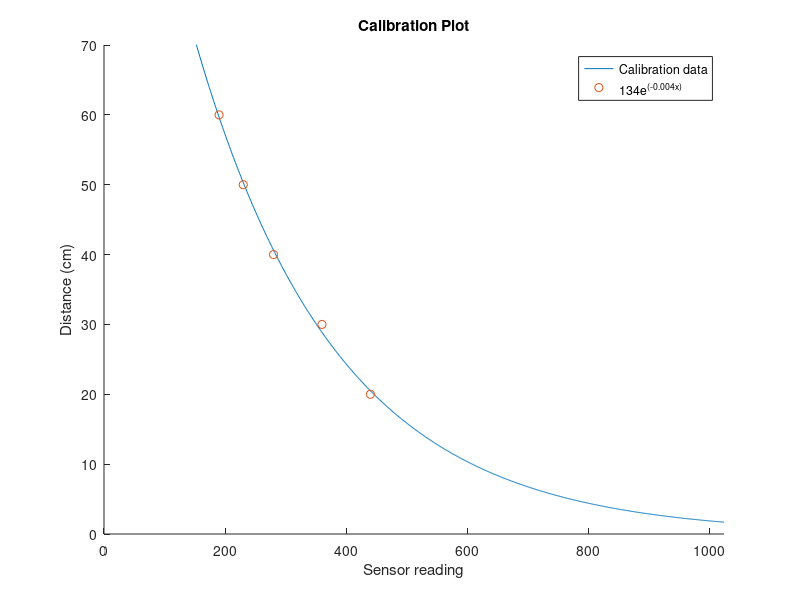
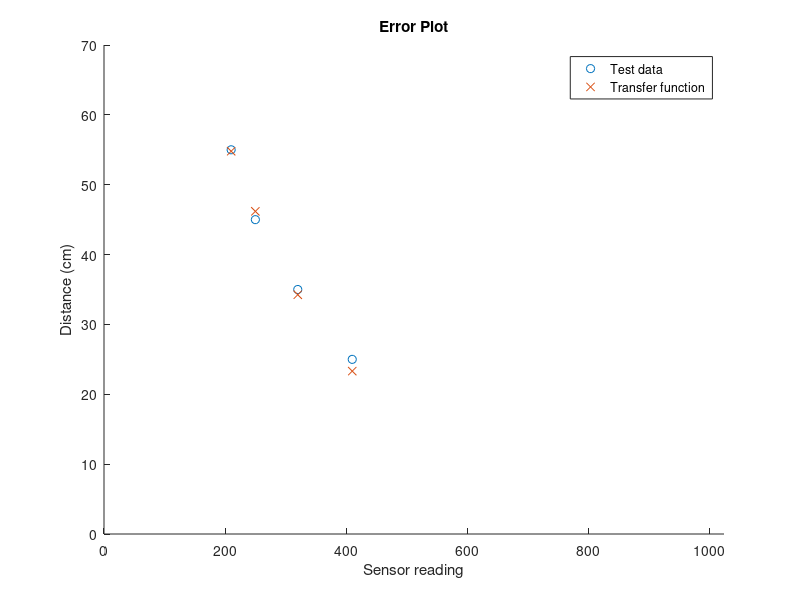

These figures' MATLAB source, in order:
a = 134.391;
b = -0.00427218;
t = @(x) a * exp(b * x);

figure
hold on

cal = [440 20 ; 360 30 ; 280 40 ; 230 50 ; 190 60];
xs = 0:1024;
ys = t(xs);

plot(xs, ys)
plot(cal(:,1), cal(:,2), 'o')

hold off
xlim([0 1024])
ylim([0 70])
xlabel('Sensor reading')
ylabel('Distance (cm)')
legend({'Calibration data', '134e^(^-^0^.^0^0^4^x^)'})
title('Calibration Plot')

figure
hold on

test = [410 25 ; 320 35 ; 250 45 ; 210 55];

plot(test(:,1), test(:,2), 'o')
plot(test(:,1), t(test(:,1)), 'x')

hold off
xlim([0 1024])
ylim([0 70])
xlabel('Sensor reading')
ylabel('Distance (cm)')
legend({'Test data', 'Transfer function'})
title('Error Plot')
